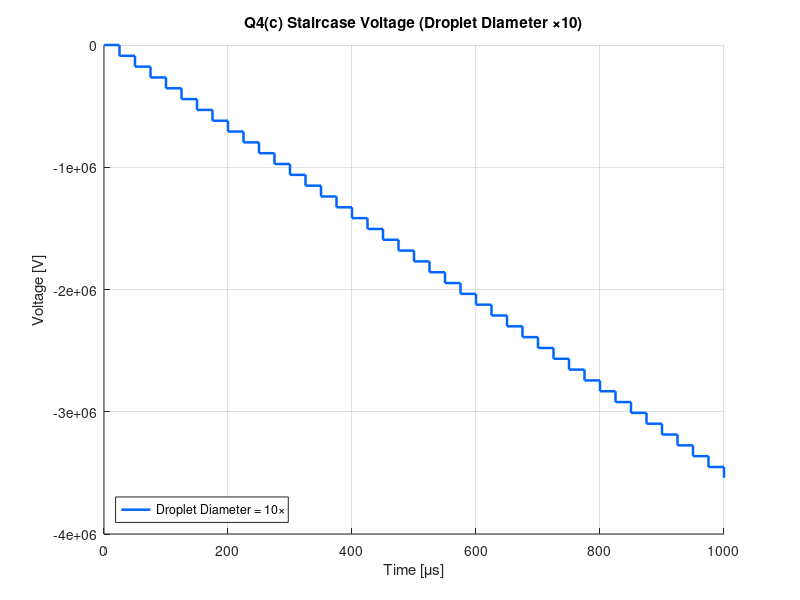
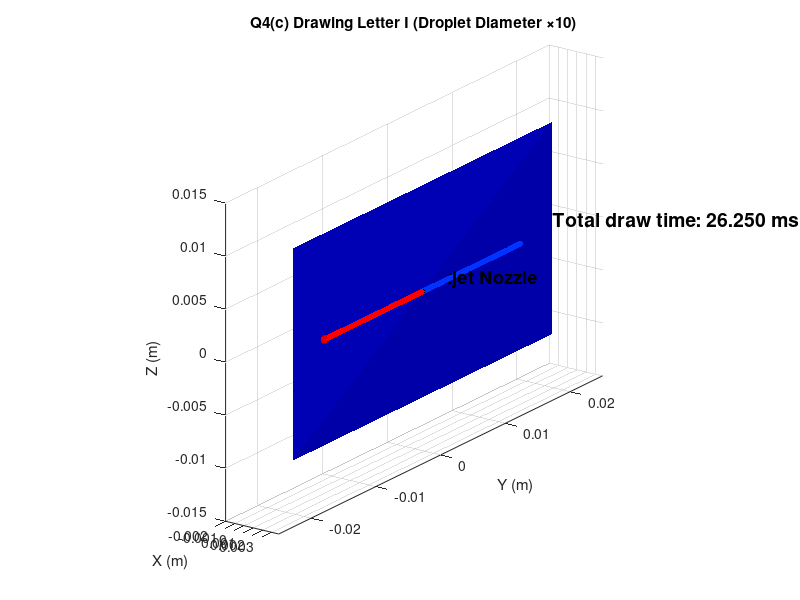

These charts were generated, in order, by the following MATLAB code:
clear; clc; close all;


Vx = 20.0;          % droplet horizontal speed [m/s]
W  = 1e-3;          % capacitor plate spacing [m]
L1 = 0.5e-3;        % capacitor length
L2 = 1.25e-3;       % distance to paper

rho = 1000;
d_orig = 84e-6;
d     = 10 * d_orig;   % Q4(c): droplet diameter ×10
q   = -1.9e-10;

volume = (pi/6) * d^3;   % new droplet volume
m = rho * volume;        % new mass

dpi = 300;
pitch = 0.0254 / dpi;


T_cap = L1 / Vx;
T2    = L2 / Vx;

fprintf("\n--- Q4(c): Droplet Diameter ×10 ---\n");
fprintf("Droplet mass = %.3e kg\n", m);
fprintf("T_cap = %.2f us\n", T_cap*1e6);
fprintf("T2    = %.2f us\n", T2*1e6);

coef = (m * W * Vx^2) / (q * L1 * L2);
dV = abs(coef) * pitch;   % VERY LARGE (×1000)

fprintf("Pixel voltage required (new) = %.2f V\n", dV);


N_demo = 40;
t = (0:N_demo) * T_cap;
V_steps = -(0:N_demo) * dV;

figure('Color','w','Position',[300 200 900 500]); hold on; grid on;
stairs(t*1e6, V_steps, 'LineWidth',1.8,'Color',[0 0.4 1]);
xlabel('Time [\mus]');
ylabel('Voltage [V]');
title('Q4(c) Staircase Voltage (Droplet Diameter ×10)');
legend('Droplet Diameter = 10×','Location','southwest');



D = L1 + L2;
N_drops = 300;
midpoint = floor(N_drops/2);

pixel_index = (1:N_drops) - midpoint;
Vpix_all = pixel_index * dV;

figure('Color','w','Position',[200 50 1200 700]);
ax = axes(); hold(ax,'on'); grid(ax,'on');
axis equal;

xlabel('X (m)'); ylabel('Y (m)'); zlabel('Z (m)');
xlim([-0.002, D + 0.002]);
ylim([-0.025 0.025]);
zlim([-0.015 0.015]);

title('Q4(c) Drawing Letter I (Droplet Diameter ×10)');


%% ----- Paper -----
px = D;
py = [-0.02 0.02 0.02 -0.02];
pz = [-0.01 -0.01 0.01 0.01];
patch(px*ones(1,4), py, pz,'b','FaceAlpha',0.17,'EdgeColor','none');


plot3(0, 0, 0, 'ks', 'MarkerSize',14,'MarkerFaceColor','k');
text(0,0.003,0,'Inkjet Nozzle','FontSize',13,'FontWeight','bold');


[sx,sy,sz] = sphere(6);
sx=sx*(d/2); sy=sy*(d/2); sz=sz*(d/2);
drop = surf(sx,sy,sz,'FaceColor','k','EdgeColor','none');

view(35,20);
camlight headlight;


for n = 1:N_drops

    V = Vpix_all(n);
    E = V / W;
    ay = q*E/m;        % 1000× smaller acceleration

    % Inside capacitor
    t1 = linspace(0, T_cap, 3);
    x1 = Vx * t1;
    y1 = 0.5 * ay * t1.^2;

    % Exit velocity
    Vy = ay * T_cap;

    % After capacitor
    t2 = linspace(0, T2, 3);
    x2 = L1 + Vx * t2;
    y2 = y1(end) + Vy * t2;

    % Combine
    x = [x1 x2];
    y = [y1 y2];
    z = zeros(size(x));

    % Color coding
    if V > 0, col=[1 0 0];
    elseif V < 0, col=[0 0.2 1];
    else, col=[0 0 0];
    end
    set(drop,'FaceColor',col);

    trail = plot3(x,y,z,'-','Color',col,'LineWidth',1.2);

    for k = 1:length(x)
        set(drop,'XData',sx + x(k), ...
                 'YData',sy + y(k), ...
                 'ZData',sz + z(k));
        drawnow limitrate;
    end

    plot3(x(end),y(end),0,'.','Color',col,'MarkerSize',14);
    delete(trail);
end


total_time = N_drops * (T_cap + T2);

text(0.0005, 0.022, 0, ...
     sprintf("Total draw time: %.3f ms", total_time*1000), ...
     'FontSize',14,'FontWeight','bold','Color','k');

fprintf("\nTotal draw time = %.3f ms\n", total_time*1000);
disp("Q4(c) Simulation Complete!");
